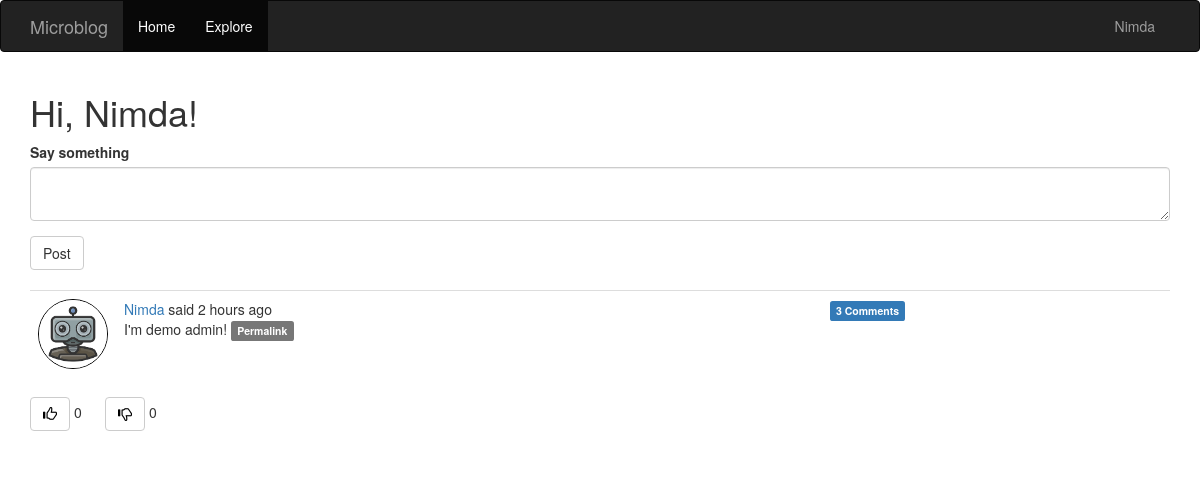
Screenshot of /blog (signed in) with the database file from the repository.
### app/models.py (models this page shows, shortened)
class User(UserMixin ,db.Model):
    id = db.Column(db.Integer, primary_key=True)
    username = db.Column(db.String(64), index=True, unique=True)
    email = db.Column(db.String(128), index=True, unique=True)
    password_hash = db.Column(db.String(128))
    posts = db.relationship('Post', backref='author', lazy='dynamic')
    about_me = db.Column(db.Text)
    image_file = db.Column(db.String(20), nullable=False, default='default.png')
    last_seen = db.Column(db.DateTime, default=datetime.utcnow)
    followed = db.relationship(
        'User', secondary=followers,
        primaryjoin=(followers.c.follower_id==id),
        secondaryjoin=(followers.c.followed_id==id),
        backref=db.backref('followers', lazy='dynamic'), lazy='dynamic')
    comments = db.relationship('Comment', backref='author', lazy='dynamic')
    liked = db.relationship(
        'PostLike',
        foreign_keys='PostLike.user_id',
        backref='user', lazy='dynamic')
    disliked = db.relationship(
        'PostDislike',
        foreign_keys='PostDislike.user_id',
        backref='user', lazy='dynamic')
    def has_liked_post(self, post):
        return PostLike.query.filter(
            PostLike.user_id == self.id,
            PostLike.post_id == post.id).count() > 0
    def has_disliked_post(self, post):
        return PostDislike.query.filter(
            PostDislike.user_id == self.id,
            PostDislike.post_id == post.id).count() > 0
    def followed_posts(self):
        followed = Post.query.join(
            followers, (followers.c.followed_id==Post.user_id)).filter(
                followers.c.follower_id==self.id)
        own = Post.query.filter_by(user_id=self.id)
        return followed.union(own).order_by(Post.timestamp.desc())

class Post(db.Model):
    id = db.Column(db.Integer, primary_key=True)
    body = db.Column(db.Text)
    timestamp = db.Column(db.DateTime, index=True, default=datetime.utcnow)
    user_id = db.Column(db.Integer, db.ForeignKey('user.id'))
    comments = db.relationship('Comment', backref='post', lazy='dynamic')
    likes = db.relationship('PostLike', backref='post', lazy='dynamic')
    dislikes = db.relationship('PostDislike', backref='post', lazy='dynamic')

### app/routes.py (the view)
@app.route("/", methods=['GET', 'POST'])
@app.route("/blog", methods=['GET', 'POST'])
@login_required
def blog():
    form = PostForm()
    if form.validate_on_submit():
        post = Post(body=form.post.data, author=current_user)
        db.session.add(post)
        db.session.commit()
        flash(_('Your post is now live!'))
        return redirect(url_for('blog'))
    page = request.args.get('page', 1, type=int)
    posts = current_user.followed_posts().paginate(
        page, app.config['POSTS_PER_PAGE'], False)
    next_url = url_for('blog', page=posts.next_num) \
        if posts.has_next else None
    prev_url = url_for('blog', page=posts.prev_num) \
        if posts.has_prev else None
    return render_template('blog.html', title='Home Page', form=form,
                            posts=posts.items, next_url=next_url,
                            prev_url=prev_url)

### app/forms.py
class PostForm(FlaskForm):
    post = TextAreaField(_l('Say something'), validators=[
        DataRequired(), Length(min=1, max=140)])
    submit = SubmitField(_l('Post'))

### app/models.py (called while the page is built)
@login.user_loader
def load_user(id):
    return User.query.get(int(id))

### app/routes.py (called while the page is built)
@app.before_request
def before_request():
    if current_user.is_authenticated:
        current_user.last_seen = datetime.utcnow()
        db.session.commit()

### app/templates/blog.html (shortened to what this page needs)
{% extends 'base.html' %}
{% import 'bootstrap/wtf.html' as wtf %}
{% block app_content %}
    <h1>{{ _('Hi, %(username)s!', username=current_user.username) }} </h1>
    {% if form %}
    {{ wtf.quick_form(form) }}
    <br>
    {% endif %}
    {% for post in posts %}
        {% include '_post.html' %}
        {% include '_like.html' %}
    {% endfor %}
{% endblock  %}

### app/templates/base.html (shortened to what this page needs)
{% extends 'bootstrap/base.html' %}
{% block navbar %}
    <nav class="navbar navbar-inverse">
        <div class="container">
            <div class="navbar-header">
                <a class="navbar-brand" href="{{url_for('blog') }}">Microblog</a>
            </div>
            <div class="collapse navbar-collapse" id="bs-example-navbar-collapse-1">
                <ul class="nav navbar-nav">
                    <li class="active"><a href="{{ url_for('blog') }}">{{ _('Home') }}</a></li>
                    <li class="active"><a href="{{ url_for('explore') }}">{{ _('Explore') }}</a></li>
                </ul>
                <ul class="nav navbar-nav navbar-right">
                    {% if current_user.is_anonymous %}
                    <li><button type="submit" class="btn btn-default"><a href="{{ url_for('login') }}">{{ _('Sign in') }}</a></button></li>
                    {% else %}
                    <li class="dropdown">
                        <a href="#" class="dropdown-toggle" data-toggle="dropdown" role="button" aria-haspopup="true" aria-expanded="false">{{ current_user.username }}</a>
                    </div>
                    {% endif %}
            </div>
    </nav>
{% endblock  %}
{% block content %}
    <div class="container">
        {% block app_content %}{% endblock  %}
{% endblock  %}

### app/templates/_post.html (shortened to what this page needs)
<table class="table table-hover">
    <tr>
        <td width="70px">
            <a href="{{ url_for('user', username=post.author.username) }}">
                <img src="{{ url_for('static', filename='avatars/' + post.author.image_file) }}" class="img-circle" width="70" height="70" style="border:1px solid black">
            </a>
        </td>
        <td>
            {{ _('%(username)s said %(when)s', username=user_link, when=moment(post.timestamp).fromNow()) }}
            <br>
            {{ post.body }}
            <a href="{{ url_for('post', id=post.id) }}">
                <span class="label label-default">Permalink</span>
            </a>
        </td>
        <td>
            <a href="{{ url_for('post', id=post.id) }}#comments">
                <span class="label label-primary">{{ post.comments.count()}} Comments</span>
            </a>
        </td>
    </tr>
</table>

### app/templates/_like.html
<table>
    <tr>
        <td width='75px'>
            {% if current_user.has_liked_post(post) %}
            <a href="{{ url_for('like_action', post_id=post.id, action='unlike') }}" title="You're liked this post">
                <button type="button" class="btn btn-default" aria-label="Left Align">
                    <span class="glyphicon glyphicon-thumbs-up" style="color:blue" aria-hidden="true"></span>
                </button>
            </a>
            {% else %}
            <a href="{{ url_for('like_action', post_id=post.id, action='like') }}">
                <button type="button" class="btn btn-default" aria-label="Left Align">
                    <span class="glyphicon glyphicon-thumbs-up" style="color:black" aria-hidden="true"></span>
                </button>
            </a>
        {% endif %}
        {{ post.likes.count() }}
        </td>
        <td width='75px'>
            {% if current_user.has_disliked_post(post) %}
            <a href="{{ url_for('like_action', post_id=post.id, action='undislike') }}" title="You're disliked this post">
                <button type="button" class="btn btn-default" aria-label="Left Align">
                    <span class="glyphicon glyphicon-thumbs-down" style="color:blue" aria-hidden="true"></span>
                </button>
            </a>
            {% else %}
            <a href="{{ url_for('like_action', post_id=post.id, action='dislike') }}">
                <button type="button" class="btn btn-default" aria-label="Left Align">
                    <span class="glyphicon glyphicon-thumbs-down" style="color:black" aria-hidden="true"></span>
                </button>
            </a>
        {% endif %}
        {{ post.dislikes.count() }}
        </td>
    </tr>
</table>

### rows the page displays
User: username "Nimda"
Post: image_file (placeholder picture), body "I'm demo admin!", comments.count "3", likes.count "0", dislikes.count "0"
